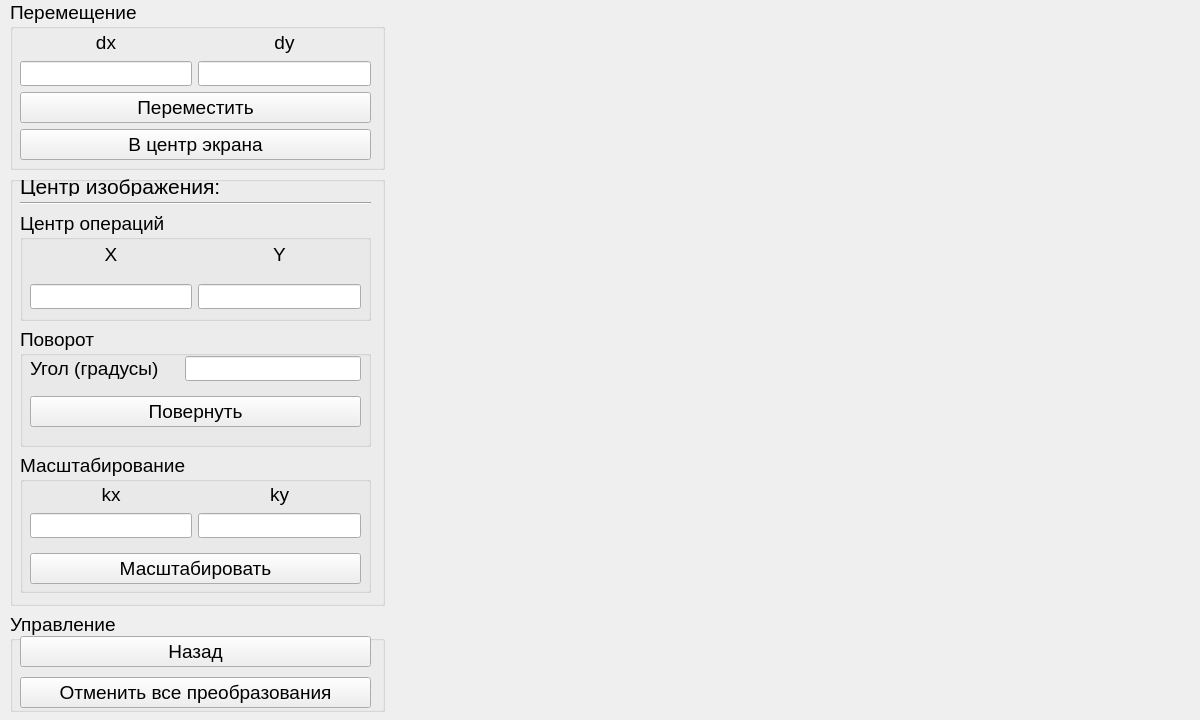
<?xml version="1.0" encoding="UTF-8"?>
<ui version="4.0">
 <class>MainWindow</class>
 <widget class="QMainWindow" name="MainWindow">
  <property name="geometry">
   <rect>
    <x>0</x>
    <y>0</y>
    <width>1200</width>
    <height>720</height>
   </rect>
  </property>
  <property name="minimumSize">
   <size>
    <width>1200</width>
    <height>720</height>
   </size>
  </property>
  <property name="maximumSize">
   <size>
    <width>1200</width>
    <height>720</height>
   </size>
  </property>
  <property name="windowTitle">
   <string>MainWindow</string>
  </property>
  <widget class="QWidget" name="centralwidget">
   <widget class="QWidget" name="horizontalLayoutWidget">
    <property name="geometry">
     <rect>
      <x>10</x>
      <y>0</y>
      <width>1181</width>
      <height>712</height>
     </rect>
    </property>
    <layout class="QHBoxLayout" name="horizontalLayout">
     <item>
      <layout class="QVBoxLayout" name="verticalLayout">
       <item>
        <widget class="QGroupBox" name="groupBox">
         <property name="maximumSize">
          <size>
           <width>16777215</width>
           <height>170</height>
          </size>
         </property>
         <property name="font">
          <font>
           <pointsize>14</pointsize>
          </font>
         </property>
         <property name="title">
          <string>Перемещение</string>
         </property>
         <widget class="QWidget" name="verticalLayoutWidget_2">
          <property name="geometry">
           <rect>
            <x>10</x>
            <y>20</y>
            <width>351</width>
            <height>151</height>
           </rect>
          </property>
          <layout class="QVBoxLayout" name="verticalLayout_2">
           <item>
            <layout class="QVBoxLayout" name="verticalLayout_6">
             <item>
              <layout class="QHBoxLayout" name="horizontalLayout_2">
               <item>
                <layout class="QVBoxLayout" name="verticalLayout_7">
                 <item>
                  <widget class="QLabel" name="label_2">
                   <property name="maximumSize">
                    <size>
                     <width>16777215</width>
                     <height>25</height>
                    </size>
                   </property>
                   <property name="text">
                    <string>dx</string>
                   </property>
                   <property name="alignment">
                    <set>Qt::AlignCenter</set>
                   </property>
                  </widget>
                 </item>
                 <item>
                  <widget class="QLineEdit" name="input_dx">
                   <property name="sizePolicy">
                    <sizepolicy hsizetype="Preferred" vsizetype="Fixed">
                     <horstretch>0</horstretch>
                     <verstretch>0</verstretch>
                    </sizepolicy>
                   </property>
                   <property name="maximumSize">
                    <size>
                     <width>16777215</width>
                     <height>25</height>
                    </size>
                   </property>
                  </widget>
                 </item>
                </layout>
               </item>
               <item>
                <layout class="QVBoxLayout" name="verticalLayout_8">
                 <item>
                  <widget class="QLabel" name="label_4">
                   <property name="maximumSize">
                    <size>
                     <width>16777215</width>
                     <height>25</height>
                    </size>
                   </property>
                   <property name="text">
                    <string>dy</string>
                   </property>
                   <property name="alignment">
                    <set>Qt::AlignCenter</set>
                   </property>
                  </widget>
                 </item>
                 <item>
                  <widget class="QLineEdit" name="input_dy">
                   <property name="sizePolicy">
                    <sizepolicy hsizetype="Preferred" vsizetype="Fixed">
                     <horstretch>0</horstretch>
                     <verstretch>0</verstretch>
                    </sizepolicy>
                   </property>
                   <property name="maximumSize">
                    <size>
                     <width>16777215</width>
                     <height>25</height>
                    </size>
                   </property>
                  </widget>
                 </item>
                </layout>
               </item>
              </layout>
             </item>
             <item>
              <widget class="QPushButton" name="btn_move">
               <property name="text">
                <string>Переместить</string>
               </property>
              </widget>
             </item>
             <item>
              <widget class="QPushButton" name="btn_move_center">
               <property name="text">
                <string>В центр экрана</string>
               </property>
              </widget>
             </item>
            </layout>
           </item>
          </layout>
         </widget>
        </widget>
       </item>
       <item>
        <widget class="QGroupBox" name="groupBox_2">
         <property name="title">
          <string/>
         </property>
         <widget class="QWidget" name="verticalLayoutWidget_3">
          <property name="geometry">
           <rect>
            <x>10</x>
            <y>0</y>
            <width>351</width>
            <height>421</height>
           </rect>
          </property>
          <layout class="QVBoxLayout" name="verticalLayout_3">
           <item>
            <widget class="QLabel" name="center_label">
             <property name="maximumSize">
              <size>
               <width>16777215</width>
               <height>20</height>
              </size>
             </property>
             <property name="font">
              <font>
               <pointsize>16</pointsize>
              </font>
             </property>
             <property name="text">
              <string>Центр изображения: </string>
             </property>
            </widget>
           </item>
           <item>
            <widget class="Line" name="line">
             <property name="orientation">
              <enum>Qt::Horizontal</enum>
             </property>
            </widget>
           </item>
           <item>
            <widget class="QGroupBox" name="groupBox_6">
             <property name="maximumSize">
              <size>
               <width>16777215</width>
               <height>110</height>
              </size>
             </property>
             <property name="font">
              <font>
               <pointsize>14</pointsize>
              </font>
             </property>
             <property name="title">
              <string>Центр операций</string>
             </property>
             <widget class="QWidget" name="horizontalLayoutWidget_3">
              <property name="geometry">
               <rect>
                <x>10</x>
                <y>20</y>
                <width>331</width>
                <height>91</height>
               </rect>
              </property>
              <layout class="QHBoxLayout" name="horizontalLayout_3">
               <item>
                <layout class="QVBoxLayout" name="verticalLayout_12">
                 <item>
                  <widget class="QLabel" name="label_8">
                   <property name="maximumSize">
                    <size>
                     <width>16777215</width>
                     <height>25</height>
                    </size>
                   </property>
                   <property name="text">
                    <string>X</string>
                   </property>
                   <property name="alignment">
                    <set>Qt::AlignCenter</set>
                   </property>
                  </widget>
                 </item>
                 <item>
                  <widget class="QLineEdit" name="input_cx">
                   <property name="sizePolicy">
                    <sizepolicy hsizetype="Preferred" vsizetype="Fixed">
                     <horstretch>0</horstretch>
                     <verstretch>0</verstretch>
                    </sizepolicy>
                   </property>
                   <property name="maximumSize">
                    <size>
                     <width>16777215</width>
                     <height>25</height>
                    </size>
                   </property>
                  </widget>
                 </item>
                </layout>
               </item>
               <item>
                <layout class="QVBoxLayout" name="verticalLayout_13">
                 <item>
                  <widget class="QLabel" name="label_9">
                   <property name="maximumSize">
                    <size>
                     <width>16777215</width>
                     <height>25</height>
                    </size>
                   </property>
                   <property name="text">
                    <string>Y</string>
                   </property>
                   <property name="alignment">
                    <set>Qt::AlignCenter</set>
                   </property>
                  </widget>
                 </item>
                 <item>
                  <widget class="QLineEdit" name="input_cy">
                   <property name="sizePolicy">
                    <sizepolicy hsizetype="Preferred" vsizetype="Fixed">
                     <horstretch>0</horstretch>
                     <verstretch>0</verstretch>
                    </sizepolicy>
                   </property>
                   <property name="maximumSize">
                    <size>
                     <width>16777215</width>
                     <height>25</height>
                    </size>
                   </property>
                  </widget>
                 </item>
                </layout>
               </item>
              </layout>
             </widget>
            </widget>
           </item>
           <item>
            <widget class="QGroupBox" name="groupBox_3">
             <property name="maximumSize">
              <size>
               <width>16777215</width>
               <height>120</height>
              </size>
             </property>
             <property name="font">
              <font>
               <pointsize>14</pointsize>
              </font>
             </property>
             <property name="title">
              <string>Поворот</string>
             </property>
             <widget class="QWidget" name="verticalLayoutWidget_4">
              <property name="geometry">
               <rect>
                <x>10</x>
                <y>20</y>
                <width>331</width>
                <height>91</height>
               </rect>
              </property>
              <layout class="QVBoxLayout" name="verticalLayout_10">
               <item>
                <layout class="QHBoxLayout" name="horizontalLayout_4">
                 <item>
                  <layout class="QVBoxLayout" name="verticalLayout_14">
                   <item>
                    <widget class="QLabel" name="label_7">
                     <property name="maximumSize">
                      <size>
                       <width>16777215</width>
                       <height>25</height>
                      </size>
                     </property>
                     <property name="text">
                      <string>Угол (градусы)</string>
                     </property>
                    </widget>
                   </item>
                  </layout>
                 </item>
                 <item>
                  <layout class="QVBoxLayout" name="verticalLayout_15">
                   <item>
                    <widget class="QLineEdit" name="input_angel">
                     <property name="sizePolicy">
                      <sizepolicy hsizetype="Preferred" vsizetype="Fixed">
                       <horstretch>0</horstretch>
                       <verstretch>0</verstretch>
                      </sizepolicy>
                     </property>
                     <property name="maximumSize">
                      <size>
                       <width>16777215</width>
                       <height>25</height>
                      </size>
                     </property>
                    </widget>
                   </item>
                  </layout>
                 </item>
                </layout>
               </item>
               <item>
                <widget class="QPushButton" name="btn_rotate">
                 <property name="text">
                  <string>Повернуть</string>
                 </property>
                </widget>
               </item>
              </layout>
             </widget>
            </widget>
           </item>
           <item>
            <widget class="QGroupBox" name="groupBox_5">
             <property name="maximumSize">
              <size>
               <width>16777215</width>
               <height>140</height>
              </size>
             </property>
             <property name="font">
              <font>
               <pointsize>14</pointsize>
              </font>
             </property>
             <property name="title">
              <string>Масштабирование</string>
             </property>
             <widget class="QWidget" name="verticalLayoutWidget_9">
              <property name="geometry">
               <rect>
                <x>10</x>
                <y>20</y>
                <width>331</width>
                <height>121</height>
               </rect>
              </property>
              <layout class="QVBoxLayout" name="verticalLayout_11">
               <item>
                <layout class="QHBoxLayout" name="horizontalLayout_5">
                 <item>
                  <layout class="QVBoxLayout" name="verticalLayout_16">
                   <item>
                    <widget class="QLabel" name="label_5">
                     <property name="maximumSize">
                      <size>
                       <width>16777215</width>
                       <height>25</height>
                      </size>
                     </property>
                     <property name="text">
                      <string>kx</string>
                     </property>
                     <property name="alignment">
                      <set>Qt::AlignCenter</set>
                     </property>
                    </widget>
                   </item>
                   <item>
                    <widget class="QLineEdit" name="input_kx">
                     <property name="sizePolicy">
                      <sizepolicy hsizetype="Preferred" vsizetype="Fixed">
                       <horstretch>0</horstretch>
                       <verstretch>0</verstretch>
                      </sizepolicy>
                     </property>
                     <property name="maximumSize">
                      <size>
                       <width>16777215</width>
                       <height>25</height>
                      </size>
                     </property>
                    </widget>
                   </item>
                  </layout>
                 </item>
                 <item>
                  <layout class="QVBoxLayout" name="verticalLayout_17">
                   <item>
                    <widget class="QLabel" name="label_6">
                     <property name="maximumSize">
                      <size>
                       <width>16777215</width>
                       <height>25</height>
                      </size>
                     </property>
                     <property name="text">
                      <string>ky</string>
                     </property>
                     <property name="alignment">
                      <set>Qt::AlignCenter</set>
                     </property>
                    </widget>
                   </item>
                   <item>
                    <widget class="QLineEdit" name="input_ky">
                     <property name="sizePolicy">
                      <sizepolicy hsizetype="Preferred" vsizetype="Fixed">
                       <horstretch>0</horstretch>
                       <verstretch>0</verstretch>
                      </sizepolicy>
                     </property>
                     <property name="maximumSize">
                      <size>
                       <width>16777215</width>
                       <height>25</height>
                      </size>
                     </property>
                    </widget>
                   </item>
                  </layout>
                 </item>
                </layout>
               </item>
               <item>
                <widget class="QPushButton" name="btn_scale">
                 <property name="text">
                  <string>Масштабировать</string>
                 </property>
                </widget>
               </item>
              </layout>
             </widget>
            </widget>
           </item>
          </layout>
         </widget>
        </widget>
       </item>
       <item>
        <widget class="QGroupBox" name="groupBox_4">
         <property name="maximumSize">
          <size>
           <width>16777215</width>
           <height>100</height>
          </size>
         </property>
         <property name="font">
          <font>
           <pointsize>14</pointsize>
          </font>
         </property>
         <property name="title">
          <string>Управление</string>
         </property>
         <widget class="QWidget" name="verticalLayoutWidget_5">
          <property name="geometry">
           <rect>
            <x>10</x>
            <y>20</y>
            <width>351</width>
            <height>80</height>
           </rect>
          </property>
          <layout class="QVBoxLayout" name="verticalLayout_5">
           <item>
            <widget class="QPushButton" name="btn_cancel">
             <property name="text">
              <string>Назад</string>
             </property>
            </widget>
           </item>
           <item>
            <widget class="QPushButton" name="btn_reset">
             <property name="text">
              <string>Отменить все преобразования</string>
             </property>
            </widget>
           </item>
          </layout>
         </widget>
        </widget>
       </item>
      </layout>
     </item>
     <item>
      <widget class="QLabel" name="graphic_lable">
       <property name="sizePolicy">
        <sizepolicy hsizetype="Preferred" vsizetype="Expanding">
         <horstretch>0</horstretch>
         <verstretch>0</verstretch>
        </sizepolicy>
       </property>
       <property name="minimumSize">
        <size>
         <width>800</width>
         <height>700</height>
        </size>
       </property>
       <property name="text">
        <string/>
       </property>
      </widget>
     </item>
    </layout>
   </widget>
  </widget>
 </widget>
 <resources/>
 <connections/>
</ui>
